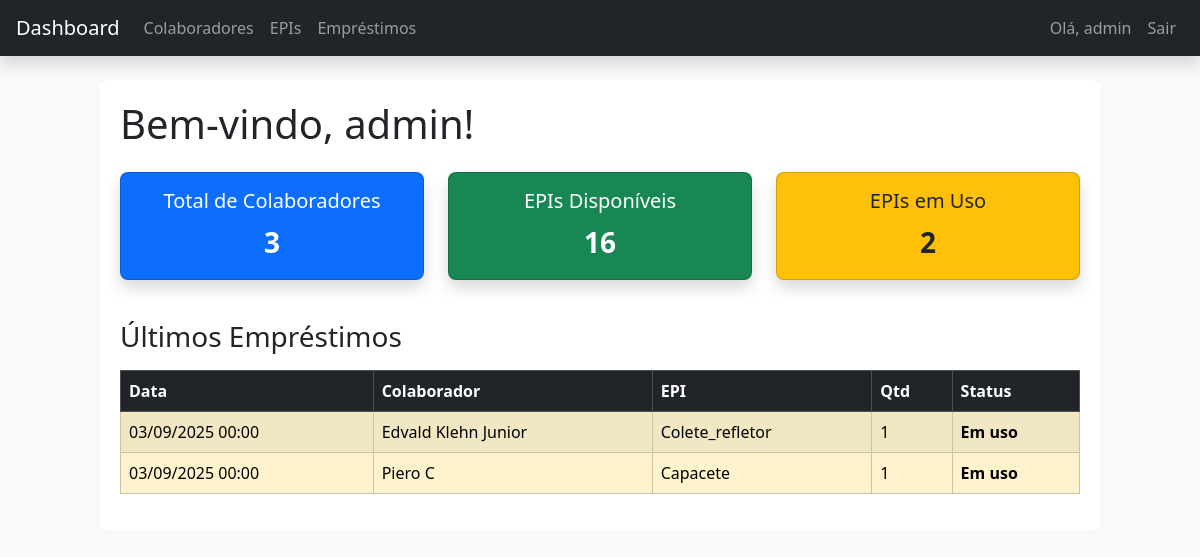
The app's page / (signed in), older data.
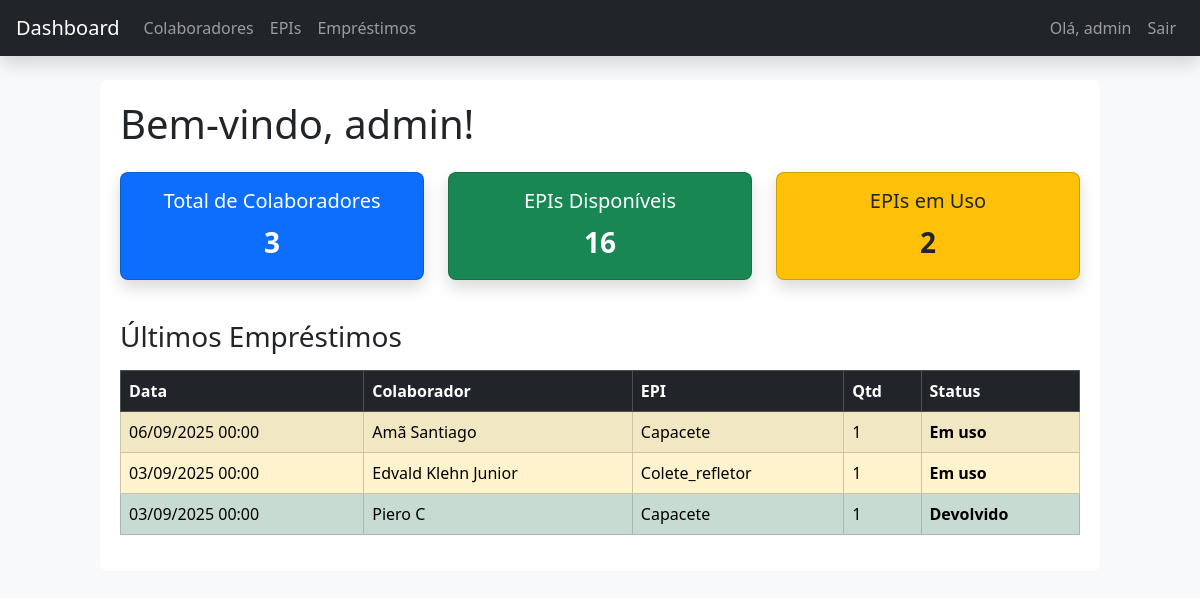
The same page, newer data.
### appEpi/models.py (models this page shows, shortened)
class Emprestimo(models.Model):
    STATUS_CHOICES = [
        ('Em uso', 'Em uso'),
        ('Devolvido', 'Devolvido'),
    ]
    colaborador = models.ForeignKey(Colaborador, on_delete=models.CASCADE)
    epi = models.ForeignKey(Epi, on_delete=models.CASCADE)
    data_emprestimo = models.DateTimeField(auto_now_add=True)
    data_devolucao = models.DateField(blank=True, null=True)
    quantidade = models.PositiveIntegerField(default=1)
    status = models.CharField(max_length=10, choices=STATUS_CHOICES, default='Em uso')
    data_prevista_devolucao = models.DateField(blank=True, null=True)
    data_real_devolucao = models.DateField(blank=True, null=True)

class Colaborador(models.Model):
    nome = models.CharField(max_length=100)
    cpf = models.CharField(max_length=14, unique=True)
    funcao = models.CharField(max_length=100, default='Desconhecida')
    setor = models.CharField(max_length=100)

class Epi(models.Model):
    nome = models.CharField(max_length=100)
    descricao = models.TextField(blank=True, null=True)
    validade = models.DateField(blank=True, null=True)
    quantidade = models.PositiveIntegerField(default=0)
    @property
    def quantidade_disponivel(self):
        from .models import Emprestimo
        emprestados = Emprestimo.objects.filter(
            epi=self, status='Em uso'
        ).aggregate(models.Sum('quantidade'))['quantidade__sum'] or 0
        return self.quantidade - emprestados

### appEpi/views.py (the view)
# urls.py: path('', views.home, name='home'),
@login_required
def home(request):
    total_colaboradores = Colaborador.objects.count()
    epis = Epi.objects.all()
    total_epis_disponiveis = sum(epi.quantidade_disponivel for epi in epis)
    epis_em_uso = Emprestimo.objects.filter(status='Em uso').count()
    emprestimos = Emprestimo.objects.filter(data_emprestimo__isnull=False).order_by('-data_emprestimo')[:5]
    context = {
        'total_colaboradores': total_colaboradores,
        'total_epis_disponiveis': total_epis_disponiveis,  # 🔥 valor correto do estoque
        'epis_em_uso': epis_em_uso,
        'emprestimos': emprestimos,
        'usuario': request.user,
    }
    return render(request, 'home.html', context)

### appEpi/templates/home.html (shortened to what this page needs)
{% extends 'base.html' %}
{% block content %}
<h1 class="mb-4">Bem-vindo, {{ user.username }}!</h1>
<div class="row mb-4">
    <div class="col-md-4">
        <div class="card text-white bg-primary shadow mb-3 rounded-3">
            <div class="card-body text-center">
                <h5 class="card-title">Total de Colaboradores</h5>
                <p class="card-text fs-3 fw-bold">{{ total_colaboradores }}</p>
            </div>
        </div>
    </div>
<div class="col-md-4">
    <div class="card text-white bg-success shadow mb-3 rounded-3">
        <div class="card-body text-center">
            <h5 class="card-title">EPIs Disponíveis</h5>
            <p class="card-text fs-3 fw-bold">{{ total_epis_disponiveis }}</p>
        </div>
    </div>
</div>
    <div class="col-md-4">
        <div class="card text-dark bg-warning shadow mb-3 rounded-3">
            <div class="card-body text-center">
                <h5 class="card-title">EPIs em Uso</h5>
                <p class="card-text fs-3 fw-bold">{{ epis_em_uso }}</p>
            </div>
        </div>
    </div>
</div>
<h3 class="mb-3">Últimos Empréstimos</h3>
<div class="table-responsive">
    <table class="table table-striped table-hover table-bordered align-middle">
        <thead class="table-dark">
            <tr>
                <th>Data</th>
                <th>Colaborador</th>
                <th>EPI</th>
                <th>Qtd</th>
                <th>Status</th>
            </tr>
        </thead>
        <tbody>
            {% if emprestimos %}
                {% for emp in emprestimos %}
                    <tr class="{% if emp.status == 'Em uso' %}table-warning{% elif emp.status == 'Devolvido' %}table-success{% endif %}">
                        <td>
  {% if emp.data_emprestimo %}
    {{ emp.data_emprestimo|date:"d/m/Y H:i" }}
  {% else %}
    <span class="text-muted">Sem data</span>
  {% endif %}
</td>
                        <td>{{ emp.colaborador.nome }}</td>
                        <td>{{ emp.epi.nome }}</td>
                        <td>{{ emp.quantidade }}</td>
                        <td class="fw-bold">{{ emp.status }}</td>
                    </tr>
                {% endfor %}
            {% else %}
                <tr>
                    <td colspan="5" class="text-center text-muted">Nenhum empréstimo registrado.</td>
                </tr>
            {% endif %}
        </tbody>
    </table>
</div>
{% endblock %}

Row changes from the older to the newer data that the page shows:
added Emprestimo: data_emprestimo "06/09/2025 00:00", colaborador.nome "Amã Santiago", epi.nome "Capacete", quantidade "1", status "Em uso"
changed Emprestimo "Piero C": status "Em uso" → "Devolvido"
